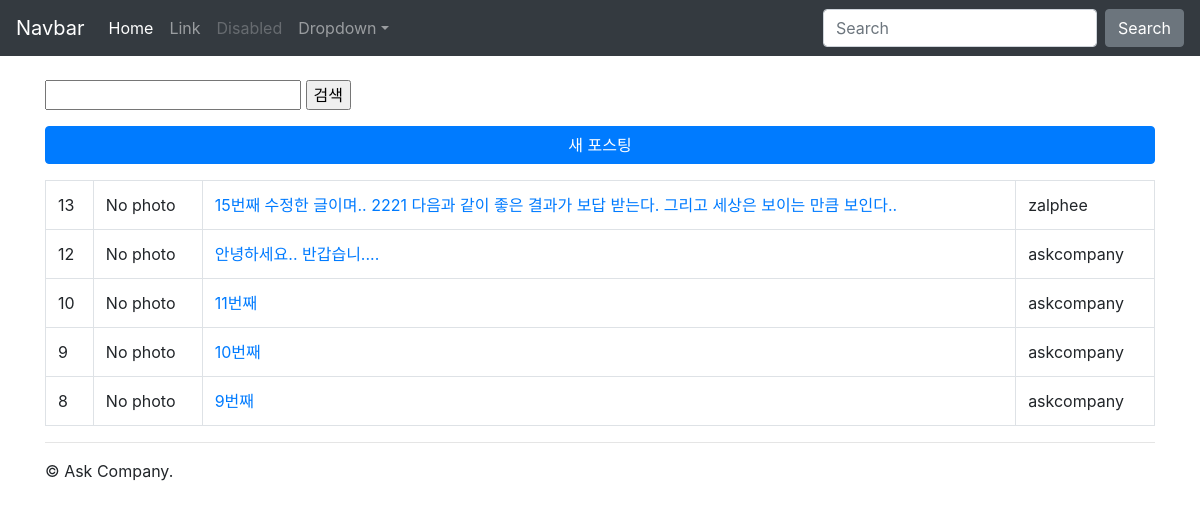
Page /instagram/ on the earlier database version.
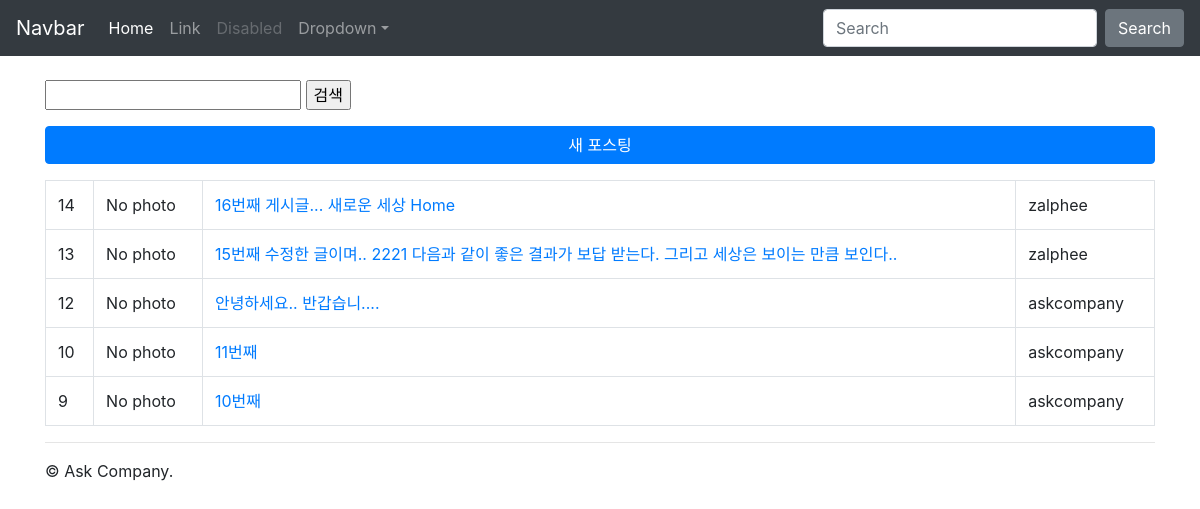
Same page on the later database version.
### instagram/models.py (models this page shows, shortened)
class Post(models.Model):
    author = models.ForeignKey(settings.AUTH_USER_MODEL, on_delete=CASCADE, related_name="instagram_post_set")
    message = models.TextField(
        validators=[MinLengthValidator(10)]
    )
    photo = models.ImageField(blank=True, upload_to='instagram/post/images/%Y/%m/%d/')
    tag_set = models.ManyToManyField('Tag', blank=True)
    is_public = models.BooleanField(default=False, verbose_name='공개여부')
    created_at = models.DateTimeField(auto_now_add=True)
    updated_at = models.DateTimeField(auto_now=True)
    class Meta:
        ordering = ['-id']
    def get_absolute_url(self):
        return reverse('instagram:post_detail', args=[self.pk])
    def message_length(self):
        return len(self.message)
    message_length.short_description = "메시지 글자수"

### instagram/templates/instagram/post_list.html (shortened to what this page needs)
{% extends "instagram/layout.html" %}
{% load bootstrap4 %}
{% block content %}
    <form action="" method="get">
        <input type="text" name="q" value="{{ q }}">
        <input type="submit" value="검색"/>
    </form>
    <a href="{% url 'instagram:post_new' %}" class="btn btn-primary btn-block mt-3 mb-3">새 포스팅</a>
    <table class='table table-bordered table-hover'>
        <tbody>
            {% for post in post_list %}
            <tr>
                <td>
                    {{ post.pk }}
                </td>
                <td>
                    {% if post.photo %}
                        <img src="{{ post.photo.url }}" alt="" style="width:100px;">
                    {% else %}
                        No photo
                    {% endif %}
                </td>
                <td>
                    <a href="{{ post.get_absolute_url }}">
                        {{ post.message }}
                    </a>
                </td>
                <td>
                    {{ post.author }}
                </td>
            </tr>
            {% endfor %}
            </tbody>
    </table>
{% endblock content %}

### instagram/templates/instagram/layout.html (shortened to what this page needs)
{% load static %}
<!DOCTYPE html>
<html lang="en">
<head>
    <link rel="stylesheet" href="{% static 'bootstrap-4.6.1-dist/css/bootstrap.css' %}">
</head>
<body>
    <nav class="navbar navbar-expand-md navbar-dark bg-dark fixed-top ">
      <a class="navbar-brand" href="#">Navbar</a>
      <div class="collapse navbar-collapse" id="navbarsExampleDefault">
        <ul class="navbar-nav mr-auto">
          <li class="nav-item active">
            <a class="nav-link" href="#">Home <span class="sr-only">(current)</span></a>
          </li>
          <li class="nav-item">
            <a class="nav-link" href="#">Link</a>
          </li>
          <li class="nav-item">
            <a class="nav-link disabled">Disabled</a>
          </li>
          <li class="nav-item dropdown">
            <a class="nav-link dropdown-toggle" href="#" id="dropdown01" data-toggle="dropdown" aria-expanded="false">Dropdown</a>
          </li>
        </ul>
        <form class="form-inline my-2 my-lg-0">
          <input class="form-control mr-sm-2" type="text" placeholder="Search" aria-label="Search">
          <button class="btn btn-secondary my-2 my-sm-0" type="submit">Search</button>
        </form>
      </div>
    </nav>
    <div class="container">
        <div class="row">
            <div class="col-sm-12">
                {% block content %}
                {% endblock content %}
                <hr>
                &copy; Ask Company.
            </div>
        </div>
    </div>
</body>
</html>

### instagram/templates/instagram/layout.html (style rules this page uses)
body { padding-top: 5rem; padding-bottom: 2rem; }

Differences in the rows shown:
no longer on this page (row unchanged): Post: pk "8", photo "No photo", message "9번째", author "askcompany"
added Post: pk "14", photo "No photo", message "16번째 게시글... 새로운 세상 Home", author "zalphee"
